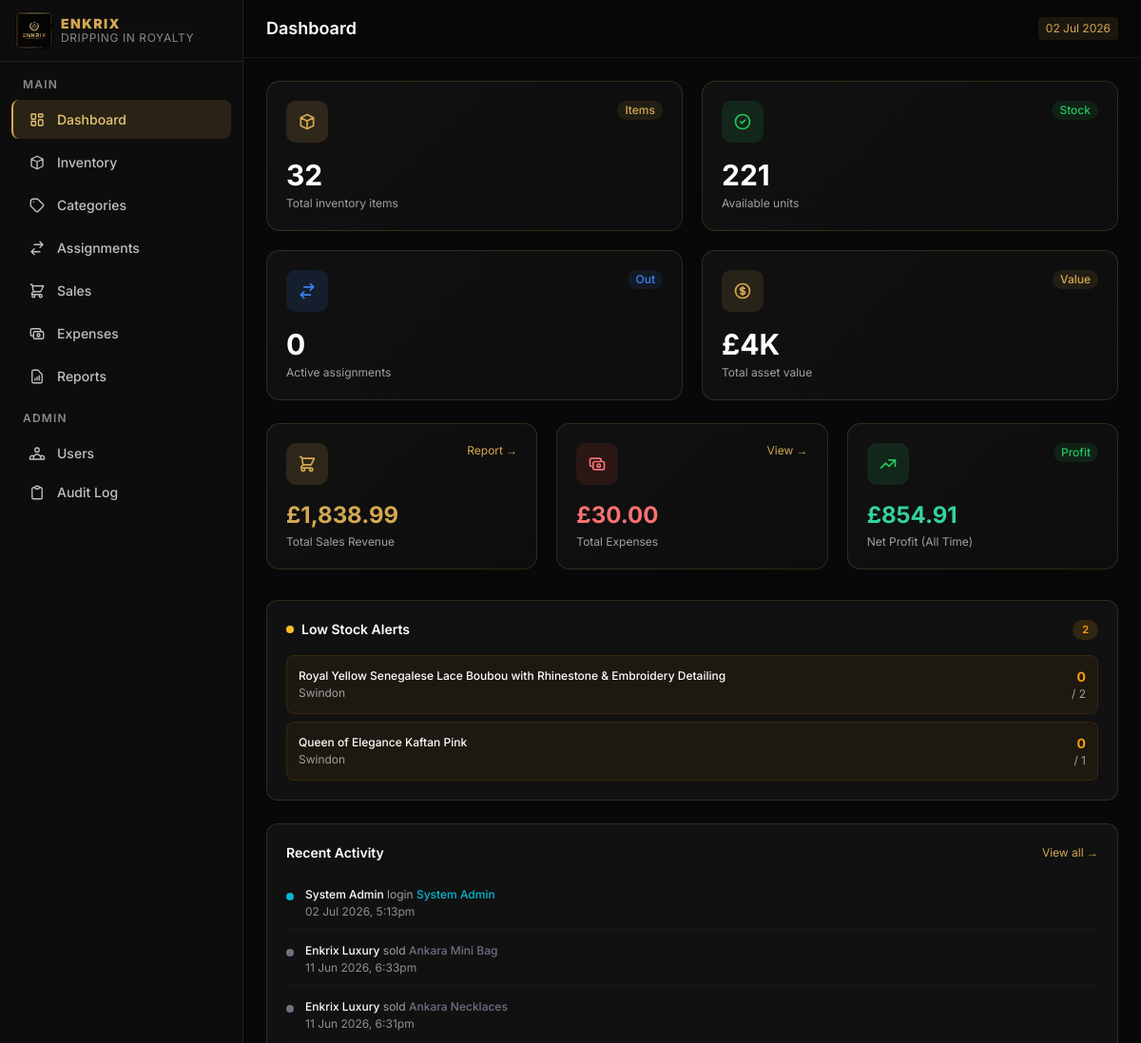
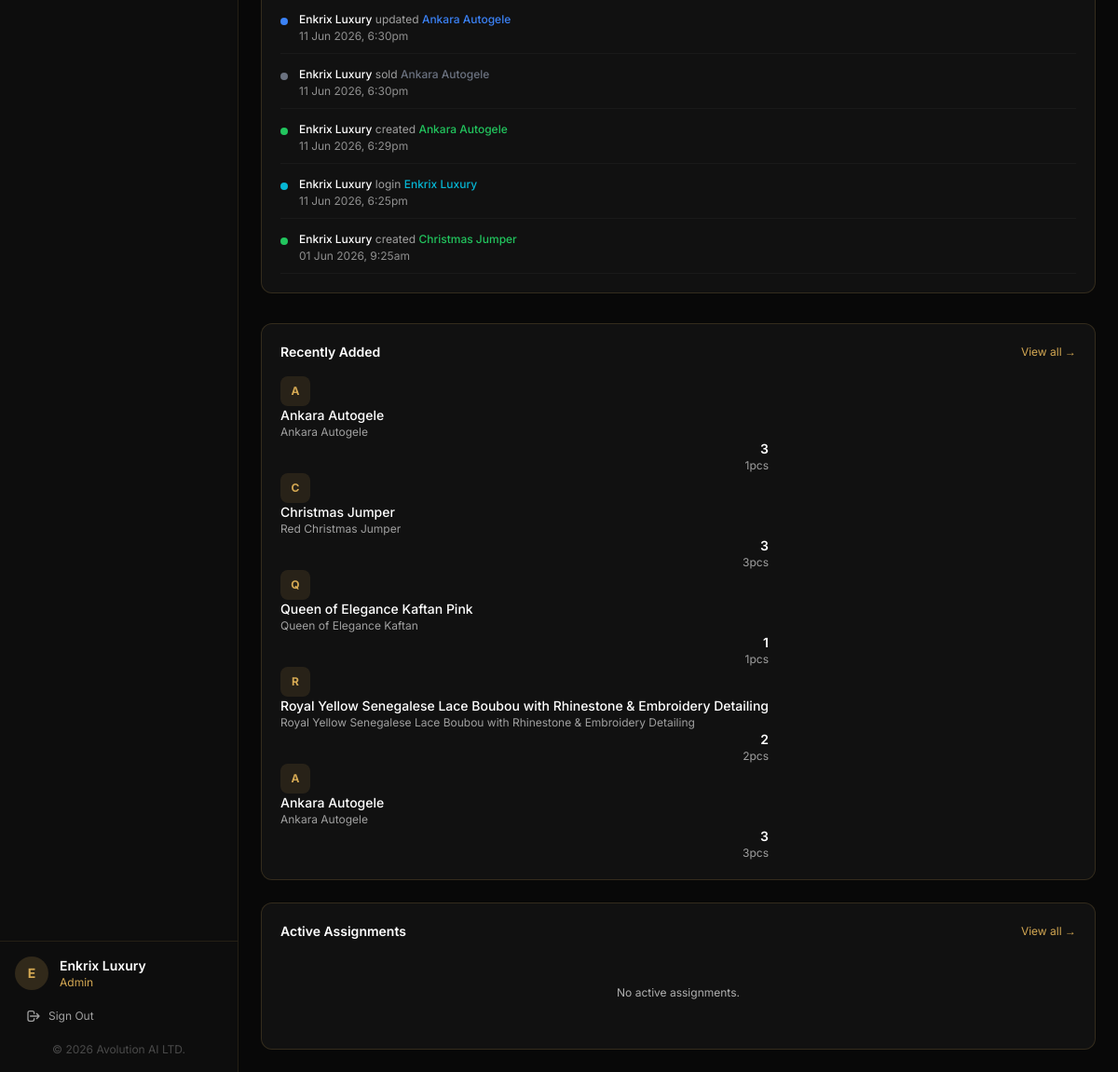
/dashboard (signed in), run on the app's committed database (2 pictures, top to bottom).
### tables this page shows
CREATE TABLE `inventory_items` (
  `id` int NOT NULL AUTO_INCREMENT,
  `name` varchar(200) NOT NULL,
  `category_id` int NOT NULL,
  `description` text,
  `quantity` int NOT NULL DEFAULT '0',
  `quantity_assigned` int NOT NULL DEFAULT '0',
  `unit` varchar(50) DEFAULT NULL,
  `condition_status` enum('New','Good','Fair','Damaged') NOT NULL DEFAULT 'Good',
  `location` varchar(100) DEFAULT NULL,
  `purchase_date` date DEFAULT NULL,
  `cost` decimal(12,2) NOT NULL DEFAULT '0.00',
  `selling_price` decimal(12,2) NOT NULL DEFAULT '0.00',
  `low_stock_threshold` int NOT NULL DEFAULT '5',
  `image` varchar(255) DEFAULT NULL,
  `barcode` varchar(100) DEFAULT NULL,
  `created_by` int DEFAULT NULL,
  `created_at` timestamp NOT NULL DEFAULT CURRENT_TIMESTAMP,
  `updated_at` timestamp NOT NULL DEFAULT CURRENT_TIMESTAMP ON UPDATE CURRENT_TIMESTAMP,
  PRIMARY KEY (`id`),
  UNIQUE KEY `uq_items_barcode` (`barcode`),
  KEY `idx_items_category` (`category_id`),
  KEY `idx_items_condition` (`condition_status`),
  KEY `idx_items_location` (`location`),
  KEY `idx_items_created_by` (`created_by`),
  CONSTRAINT `fk_items_category` FOREIGN KEY (`category_id`) REFERENCES `categories` (`id`) ON DELETE RESTRICT,
  CONSTRAINT `fk_items_user` FOREIGN KEY (`created_by`) REFERENCES `users` (`id`) ON DELETE SET NULL
);

CREATE TABLE `activity_logs` (
  `id` int NOT NULL AUTO_INCREMENT,
  `user_id` int DEFAULT NULL,
  `user_name` varchar(100) NOT NULL,
  `action` varchar(100) NOT NULL,
  `entity_type` varchar(50) NOT NULL,
  `entity_id` int DEFAULT NULL,
  `entity_name` varchar(200) DEFAULT NULL,
  `details` text,
  `ip_address` varchar(45) DEFAULT NULL,
  `created_at` timestamp NOT NULL DEFAULT CURRENT_TIMESTAMP,
  PRIMARY KEY (`id`),
  KEY `idx_logs_user` (`user_id`),
  KEY `idx_logs_entity` (`entity_type`,`entity_id`),
  KEY `idx_logs_created` (`created_at`),
  CONSTRAINT `fk_logs_user` FOREIGN KEY (`user_id`) REFERENCES `users` (`id`) ON DELETE SET NULL
);

CREATE TABLE `categories` (
  `id` int NOT NULL AUTO_INCREMENT,
  `name` varchar(100) NOT NULL,
  `description` text,
  `color` varchar(7) NOT NULL DEFAULT '#D4A853',
  `created_by` int DEFAULT NULL,
  `created_at` timestamp NOT NULL DEFAULT CURRENT_TIMESTAMP,
  `updated_at` timestamp NOT NULL DEFAULT CURRENT_TIMESTAMP ON UPDATE CURRENT_TIMESTAMP,
  PRIMARY KEY (`id`),
  UNIQUE KEY `uq_categories_name` (`name`),
  KEY `idx_categories_created_by` (`created_by`),
  CONSTRAINT `fk_categories_user` FOREIGN KEY (`created_by`) REFERENCES `users` (`id`) ON DELETE SET NULL
);

### app/views/dashboard/index.php (the view, shortened to what the rows shown need)
<div class="grid grid-cols-1 sm:grid-cols-2 xl:grid-cols-4 gap-5 mb-6">
  <div class="stat-card p-5">
    <div class="flex items-start justify-between mb-4">
      <div class="icon-box" style="background:rgba(212,168,83,0.15);">
        <svg class="w-5 h-5" style="color:#D4A853;" fill="none" viewBox="0 0 24 24" stroke="currentColor"><path stroke-linecap="round" stroke-linejoin="round" stroke-width="2" d="M20 7l-8-4-8 4m16 0l-8 4m8-4v10l-8 4m0-10L4 7m8 4v10M4 7v10l8 4"/></svg>
      </div>
      <span class="text-xs font-medium px-2 py-0.5 rounded-full" style="background:rgba(212,168,83,0.1);color:#D4A853;">Items</span>
    </div>
    <p class="text-3xl font-bold text-white"><?= number_format((int)($stats['total_items'] ?? 0)) ?></p>
    <p class="text-xs mt-1" style="color:#A0A0A0;">Total inventory items</p>
  </div>
  <div class="stat-card p-5">
    <div class="flex items-start justify-between mb-4">
      <div class="icon-box" style="background:rgba(34,197,94,0.12);">
        <svg class="w-5 h-5" style="color:#22C55E;" fill="none" viewBox="0 0 24 24" stroke="currentColor"><path stroke-linecap="round" stroke-linejoin="round" stroke-width="2" d="M9 12l2 2 4-4m6 2a9 9 0 11-18 0 9 9 0 0118 0z"/></svg>
      </div>
      <span class="text-xs font-medium px-2 py-0.5 rounded-full" style="background:rgba(34,197,94,0.1);color:#22C55E;">Stock</span>
    </div>
    <p class="text-3xl font-bold text-white"><?= number_format((int)($stats['total_quantity'] ?? 0) - (int)($stats['total_assigned'] ?? 0)) ?></p>
    <p class="text-xs mt-1" style="color:#A0A0A0;">Available units</p>
  </div>
  <div class="stat-card p-5">
    <div class="flex items-start justify-between mb-4">
      <div class="icon-box" style="background:rgba(59,130,246,0.12);">
        <svg class="w-5 h-5" style="color:#3B82F6;" fill="none" viewBox="0 0 24 24" stroke="currentColor"><path stroke-linecap="round" stroke-linejoin="round" stroke-width="2" d="M8 7h12m0 0l-4-4m4 4l-4 4m0 6H4m0 0l4 4m-4-4l4-4"/></svg>
      </div>
      <span class="text-xs font-medium px-2 py-0.5 rounded-full" style="background:rgba(59,130,246,0.1);color:#3B82F6;">Out</span>
    </div>
    <p class="text-3xl font-bold text-white"><?= number_format((int)($assignStats['active'] ?? 0)) ?></p>
    <p class="text-xs mt-1" style="color:#A0A0A0;">Active assignments</p>
  </div>
  <div class="stat-card p-5">
    <div class="flex items-start justify-between mb-4">
      <div class="icon-box" style="background:rgba(212,168,83,0.12);">
      </div>
      <span class="text-xs font-medium px-2 py-0.5 rounded-full" style="background:rgba(212,168,83,0.1);color:#D4A853;">Value</span>
    </div>
    <p class="text-3xl font-bold text-white"><?= '£' . number_format((float)($stats['total_value'] ?? 0) / 1000, 0) ?>K</p>
    <p class="text-xs mt-1" style="color:#A0A0A0;">Total asset value</p>
  </div>
</div>
<div class="grid grid-cols-1 sm:grid-cols-3 gap-5 mb-8">
  <div class="stat-card p-5">
    <div class="flex items-start justify-between mb-4">
      <div class="icon-box" style="background:rgba(212,168,83,0.15);">
      </div>
      <a href="<?= url('sales/report') ?>" class="text-xs" style="color:#D4A853;">Report →</a>
    </div>
    <p class="text-2xl font-bold" style="color:#D4A853;"><?= format_currency($totalRevenue) ?></p>
    <p class="text-xs mt-1" style="color:#A0A0A0;">Total Sales Revenue</p>
  </div>
  <div class="stat-card p-5">
    <div class="flex items-start justify-between mb-4">
      <div class="icon-box" style="background:rgba(239,68,68,0.12);">
      </div>
      <a href="<?= url('expenses') ?>" class="text-xs" style="color:#D4A853;">View →</a>
    </div>
    <p class="text-2xl font-bold text-red-400"><?= format_currency($totalExpenses) ?></p>
    <p class="text-xs mt-1" style="color:#A0A0A0;">Total Expenses</p>
  </div>
  <div class="stat-card p-5">
    <div class="flex items-start justify-between mb-4">
      <div class="icon-box" style="background:<?= $netProfit >= 0 ? 'rgba(34,197,94,0.12)' : 'rgba(239,68,68,0.12)' ?>;">
        <svg class="w-5 h-5" style="color:<?= $netProfit >= 0 ? '#22C55E' : '#F87171' ?>;" fill="none" viewBox="0 0 24 24" stroke="currentColor"><path stroke-linecap="round" stroke-linejoin="round" stroke-width="2" d="M13 7h8m0 0v8m0-8l-8 8-4-4-6 6"/></svg>
      </div>
      <span class="text-xs font-medium px-2 py-0.5 rounded-full" style="background:<?= $netProfit >= 0 ? 'rgba(34,197,94,0.1)' : 'rgba(239,68,68,0.1)' ?>;color:<?= $netProfit >= 0 ? '#22C55E' : '#F87171' ?>;"><?= $netProfit >= 0 ? 'Profit' : 'Loss' ?></span>
    </div>
    <p class="text-2xl font-bold <?= $netProfit >= 0 ? 'text-emerald-400' : 'text-red-400' ?>"><?= format_currency(abs($netProfit)) ?></p>
    <p class="text-xs mt-1" style="color:#A0A0A0;">Net <?= $netProfit >= 0 ? 'Profit' : 'Loss' ?> (All Time)</p>
  </div>
</div>
<div class="grid grid-cols-1 xl:grid-cols-3 gap-6 mb-8">
  <div class="xl:col-span-1 card p-5">
    <div class="flex items-center justify-between mb-4">
      <h3 class="font-semibold text-sm text-white flex items-center gap-2">
        <span class="w-2 h-2 rounded-full bg-amber-400 inline-block"></span>
        Low Stock Alerts
      </h3>
      <span class="badge" style="background:rgba(245,158,11,0.15);color:#F59E0B;"><?= count($lowStock) ?></span>
    </div>
    <?php if (empty($lowStock)): ?>
      <div class="text-center py-8">
        <svg class="w-8 h-8 mx-auto mb-2" style="color:#333;" fill="none" viewBox="0 0 24 24" stroke="currentColor"><path stroke-linecap="round" stroke-linejoin="round" stroke-width="1.5" d="M9 12l2 2 4-4m6 2a9 9 0 11-18 0 9 9 0 0118 0z"/></svg>
        <p class="text-xs" style="color:#B0B0B0;">All stock levels are healthy</p>
      </div>
    <?php else: ?>
      <div class="space-y-2">
        <?php foreach (array_slice($lowStock, 0, 6) as $item): ?>
        <a href="<?= url('inventory/' . $item['id']) ?>" class="flex items-center justify-between p-3 rounded-lg transition-colors" style="background:rgba(245,158,11,0.05);border:1px solid rgba(245,158,11,0.12);" onmouseover="this.style.background='rgba(245,158,11,0.1)'" onmouseout="this.style.background='rgba(245,158,11,0.05)'">
          <div class="min-w-0">
            <p class="text-xs font-medium text-white truncate"><?= e($item['name']) ?></p>
            <p class="text-xs mt-0.5" style="color:#A0A0A0;"><?= e($item['location'] ?? 'Unspecified') ?></p>
          </div>
          <div class="text-right flex-shrink-0 ml-2">
            <p class="text-sm font-bold" style="color:#F59E0B;"><?= (int)$item['available'] ?></p>
            <p class="text-xs" style="color:#A0A0A0;">/ <?= (int)$item['quantity'] ?></p>
          </div>
        </a>
        <?php endforeach; ?>
      </div>
    <?php endif; ?>
  </div>
  <div class="xl:col-span-2 card p-5">
    <div class="flex items-center justify-between mb-4">
      <h3 class="font-semibold text-sm text-white">Recent Activity</h3>
      <a href="<?= url('activity') ?>" class="text-xs" style="color:#D4A853;">View all →</a>
    </div>
    <?php if (empty($activity)): ?>
      <p class="text-xs text-center py-8" style="color:#B0B0B0;">No activity yet.</p>
    <?php else: ?>
      <div class="space-y-1">
        <?php
        $actionColors = [
          'created'     => '#22C55E', 'updated' => '#3B82F6', 'deleted' => '#EF4444',
          'assigned'    => '#D4A853', 'returned' => '#A855F7', 'login'   => '#06B6D4',
          'logout'      => '#6B7280', 'activated'=> '#22C55E', 'deactivated' => '#EF4444',
          'system_init' => '#D4A853',
        ];
        foreach ($activity as $log):
          $color = $actionColors[$log['action']] ?? '#6B7280';
        ?>
        <div class="flex items-start gap-3 py-2.5 border-b" style="border-color:rgba(255,255,255,0.04);">
          <div class="w-2 h-2 rounded-full mt-1.5 flex-shrink-0" style="background:<?= $color ?>;"></div>
          <div class="flex-1 min-w-0">
            <p class="text-xs text-white">
              <span class="font-medium"><?= e($log['user_name']) ?></span>
              <span style="color:#A0A0A0;"> <?= e(str_replace('_', ' ', $log['action'])) ?></span>
              <?php if ($log['entity_name']): ?>
                <span class="font-medium" style="color:<?= $color ?>"> <?= e($log['entity_name']) ?></span>
              <?php endif; ?>
            </p>
            <p class="text-xs mt-0.5" style="color:#909090;"><?= e(date('d M Y, g:ia', strtotime($log['created_at']))) ?></p>
          </div>
        </div>
        <?php endforeach; ?>
      </div>
    <?php endif; ?>
  </div>
</div>
<div class="grid grid-cols-1 xl:grid-cols-2 gap-6">
  <div class="card p-5">
    <div class="flex items-center justify-between mb-4">
      <h3 class="font-semibold text-sm text-white">Recently Added</h3>
      <a href="<?= url('inventory') ?>" class="text-xs" style="color:#D4A853;">View all →</a>
    </div>
    <div class="space-y-2">
      <?php foreach ($recentItems as $item): ?>
      <a href="<?= url('inventory/' . $item['id']) ?>" class="flex items-center gap-3 p-3 rounded-lg table-row">
        <div class="w-8 h-8 rounded-lg flex items-center justify-center flex-shrink-0 text-xs font-bold" style="background:rgba(212,168,83,0.12);color:#D4A853;">
          <?= strtoupper(substr($item['name'], 0, 1)) ?>
        </div>
        <div class="flex-1 min-w-0">
          <p class="text-sm font-medium text-white truncate"><?= e($item['name']) ?></p>
          <p class="text-xs" style="color:#A0A0A0;"><?= e($item['category_name']) ?></p>
        </div>
        <div class="text-right flex-shrink-0">
          <p class="text-sm font-semibold text-white"><?= (int)$item['quantity'] ?></p>
          <p class="text-xs" style="color:#A0A0A0;"><?= e($item['unit'] ?: 'pcs') ?></p>
        </div>
      </a>
      <?php endforeach; ?>
    </div>
  </div>
  <div class="card p-5">
    <div class="flex items-center justify-between mb-4">
      <h3 class="font-semibold text-sm text-white">Active Assignments</h3>
      <a href="<?= url('assignments') ?>" class="text-xs" style="color:#D4A853;">View all →</a>
    </div>
    <?php if (empty($recentActive)): ?>
      <div class="text-center py-8">
        <p class="text-xs" style="color:#B0B0B0;">No active assignments.</p>
      </div>
    <?php endif; ?>
  </div>
</div>
<?php
require APP_PATH . '/views/layouts/main.php';
?>

### app/routes/web.php (shortened to what the rows shown need)
<?php
$uri    = trim(parse_url($_SERVER['REQUEST_URI'], PHP_URL_PATH) ?? '', '/');
$method = $_SERVER['REQUEST_METHOD'];
function matchRoute(string $pattern, string $uri): array|false
{
    $regex = preg_replace('/\{([a-z_]+)\}/', '([^/]+)', $pattern);
    $regex = '@^' . $regex . '$@';
    if (preg_match($regex, $uri, $m)) {
        array_shift($m);
        return $m;
    }
    return false;
}
foreach ($routes as [$routeMethod, $pattern, $handler, $requiresAuth]) {
    if ($routeMethod !== $method) continue;
    $params = matchRoute($pattern, $uri);
    if ($params !== false) {
        [$class, $action] = $handler;
        $controller = new $class();
        $controller->$action(...$params);
        break;
    }
}

### data on the page
inventory_items: name "Royal Yellow Senegalese Lace Boubou with Rhinestone & Embroidery Detailing", location "Swindon", available "0", quantity "2", name "R", category.name "Royal Yellow Senegalese Lace Boubou with Rhinestone & Embroidery Detailing", unit "2pcs"
inventory_items: name "Queen of Elegance Kaftan Pink", location "Swindon", available "0", quantity "1", name "Q", category.name "Queen of Elegance Kaftan", unit "1pcs"
activity_logs: user_name "System Admin", action "login", entity_name "System Admin", created_at "02 Jul 2026, 5:13pm"
activity_logs: user_name "Enkrix Luxury", action "sold", entity_name "Ankara Mini Bag", created_at "11 Jun 2026, 6:33pm"
activity_logs: user_name "Enkrix Luxury", action "sold", entity_name "Ankara Necklaces", created_at "11 Jun 2026, 6:31pm"
activity_logs: user_name "Enkrix Luxury", action "updated", entity_name "Ankara Autogele", created_at "11 Jun 2026, 6:30pm"
activity_logs: user_name "Enkrix Luxury", action "sold", entity_name "Ankara Autogele", created_at "11 Jun 2026, 6:30pm"
activity_logs: user_name "Enkrix Luxury", action "created", entity_name "Ankara Autogele", created_at "11 Jun 2026, 6:29pm"
activity_logs: user_name "Enkrix Luxury", action "login", entity_name "Enkrix Luxury", created_at "11 Jun 2026, 6:25pm"
activity_logs: user_name "Enkrix Luxury", action "created", entity_name "Christmas Jumper", created_at "01 Jun 2026, 9:25am"
inventory_items: name "A", name "Ankara Autogele", category.name "Ankara Autogele", quantity "3", unit "1pcs"
inventory_items: name "C", name "Christmas Jumper", category.name "Red Christmas Jumper", quantity "3", unit "3pcs"
inventory_items: name "A", name "Ankara Autogele", category.name "Ankara Autogele", quantity "3", unit "3pcs"

### other printed values
$stats['total_items'] "32"
$assignStats['active'] "0"
format_currency($totalRevenue) "£1,838.99"
format_currency($totalExpenses) "£30.00"
format_currency(abs($netProfit)) "£854.91"
count($lowStock) "2"
